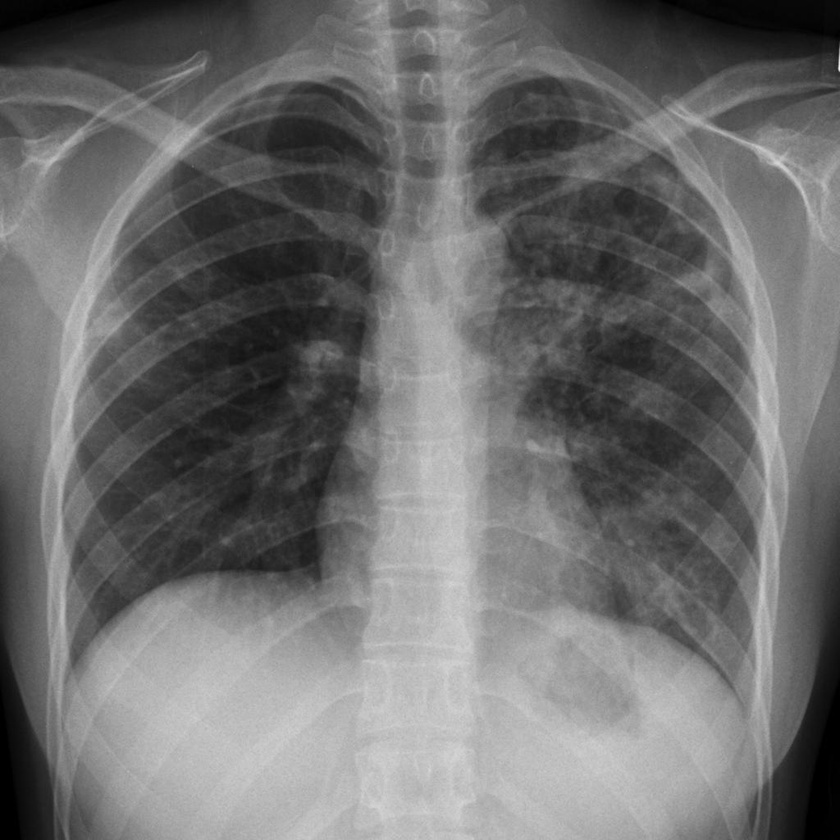
#> input picture tuberculosis.jpg, 840 x 840 px, shrunk from 1024 x 1024 before the run, found by its file name
$ python image_segmentation.py
#> lines starting #> are read from the running program, lines starting #| are printed output that depends on the picture; after the words box and inside, x2 and y2 are one past the last pixel; in counts of white or black regions, pixels touching at a corner belong together
#image segmentation using thresholding
import numpy as np
import cv2

from matplotlib import pyplot as plt
img = cv2.imread("C:\\Users\\gokul\\PycharmProjects\DIP\\tuberculosis.jpg")
#> img is the input picture: shape (840, 840, 3); min 0, max 244, mean 110.1
img=cv2.cvtColor(img,cv2.COLOR_BGR2RGB)
plt.figure(figsize=(8,8))
plt.imshow(img,cmap="gray")
plt.axis('off')
plt.title("Original Image")
plt.show()

#converting it into grayscale
gray = cv2.cvtColor(img, cv2.COLOR_BGR2GRAY)
plt.figure(figsize=(8,8))
plt.imshow(gray,cmap="gray")
plt.axis('off')
plt.title("GrayScale Image")
plt.show()

#Converting to a Binary Inverted Image
ret, thresh = cv2.threshold(gray, 0,
255,cv2.THRESH_BINARY_INV +cv2.THRESH_OTSU)
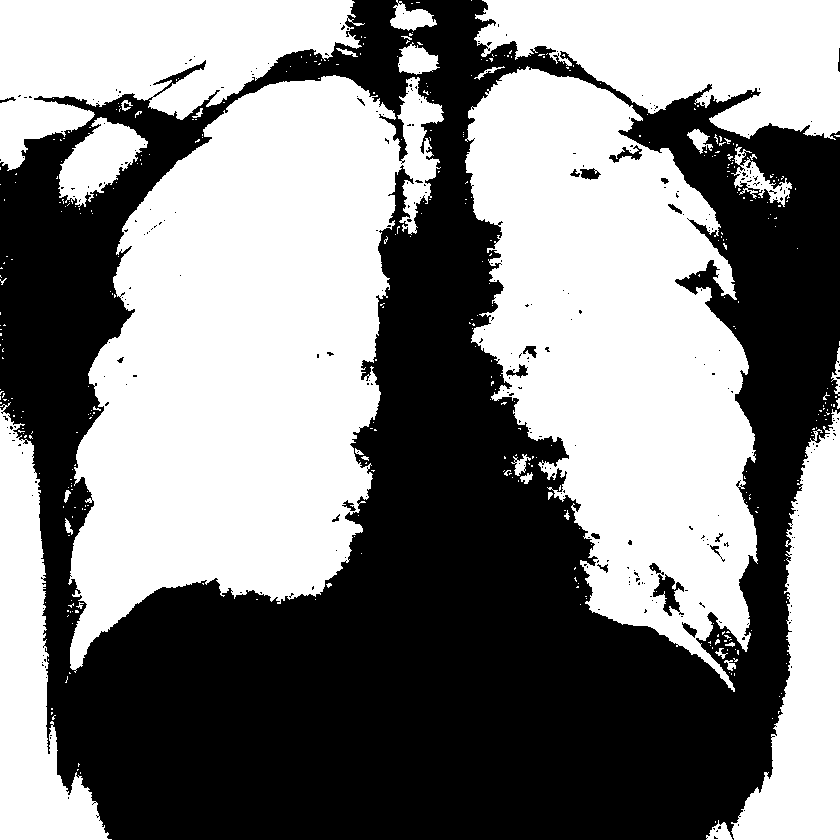
#> thresh: shape (840, 840); 51.9% white; 312 black regions (291 under 20 px), largest, box (x1, y1, x2, y2) and area: (0, 0, 840, 840) 336947, (653, 574, 684, 616) 577, (609, 145, 642, 163) 209
#> ret = 111
plt.figure(figsize=(8,8))
plt.imshow(thresh,cmap="gray")
plt.axis('off')
plt.title("Threshold Image")
plt.show()

#Segmenting the Image
kernel = np.ones((3, 3), np.uint8)
closing = cv2.morphologyEx(thresh,
cv2.MORPH_CLOSE,kernel, iterations = 15)
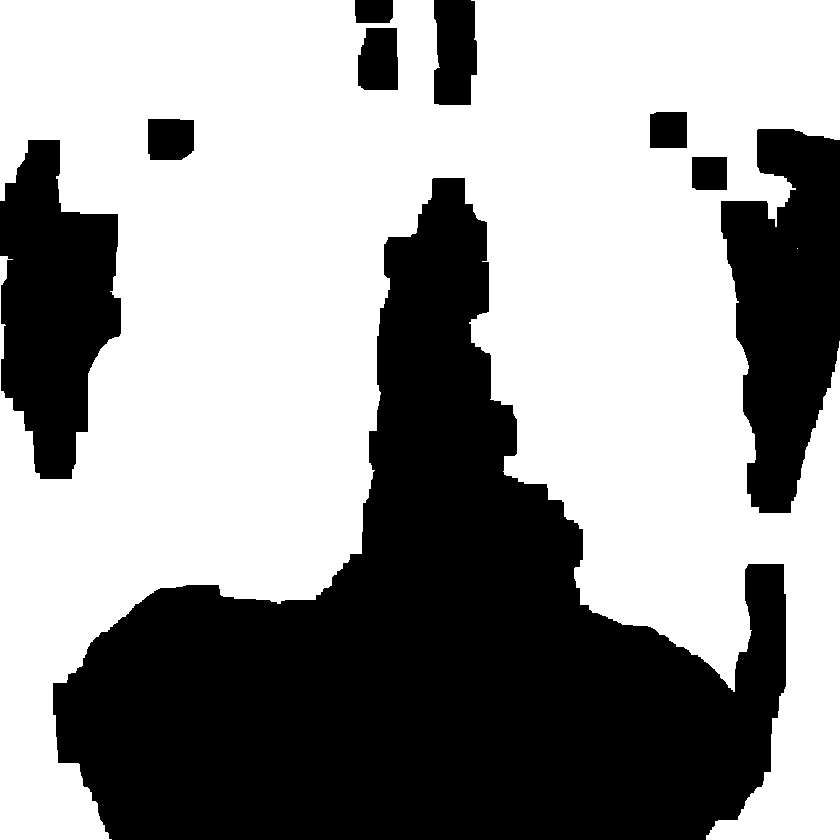
#> closing: shape (840, 840); 59.2% white; 9 black regions, largest, box (x1, y1, x2, y2) and area: (53, 178, 786, 840) 217268, (721, 129, 840, 513) 31454, (0, 140, 121, 479) 27353
bg = cv2.dilate(closing, kernel, iterations = 1)
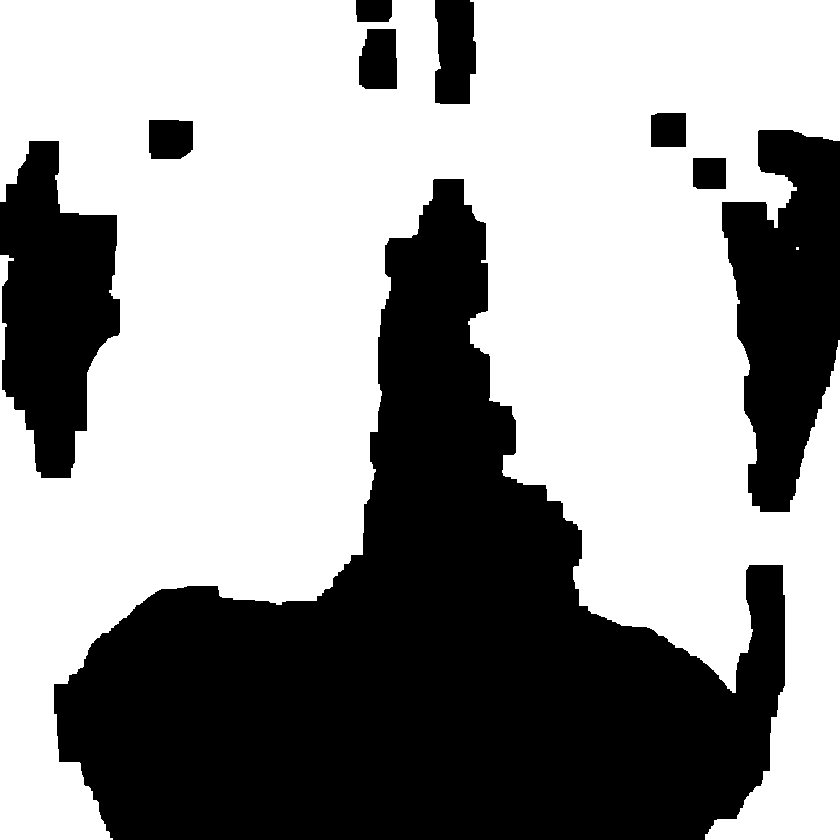
#> bg: shape (840, 840); 60% white; 9 black regions, largest, box (x1, y1, x2, y2) and area: (54, 179, 785, 840) 214636, (722, 130, 840, 512) 30477, (0, 141, 120, 478) 26432
dist_transform = cv2.distanceTransform(closing,
cv2.DIST_L2, 0)
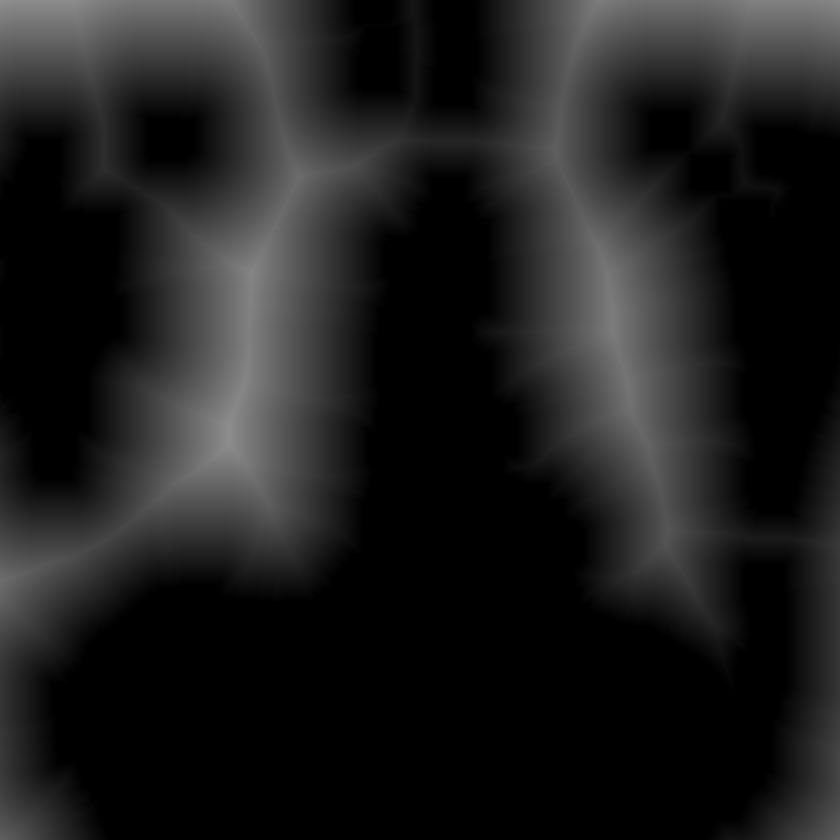
#> dist_transform: shape (840, 840) float32; min 0, max 142.8, mean 30.2
ret, fg = cv2.threshold(dist_transform,
0.02*dist_transform.max(), 255, 0)
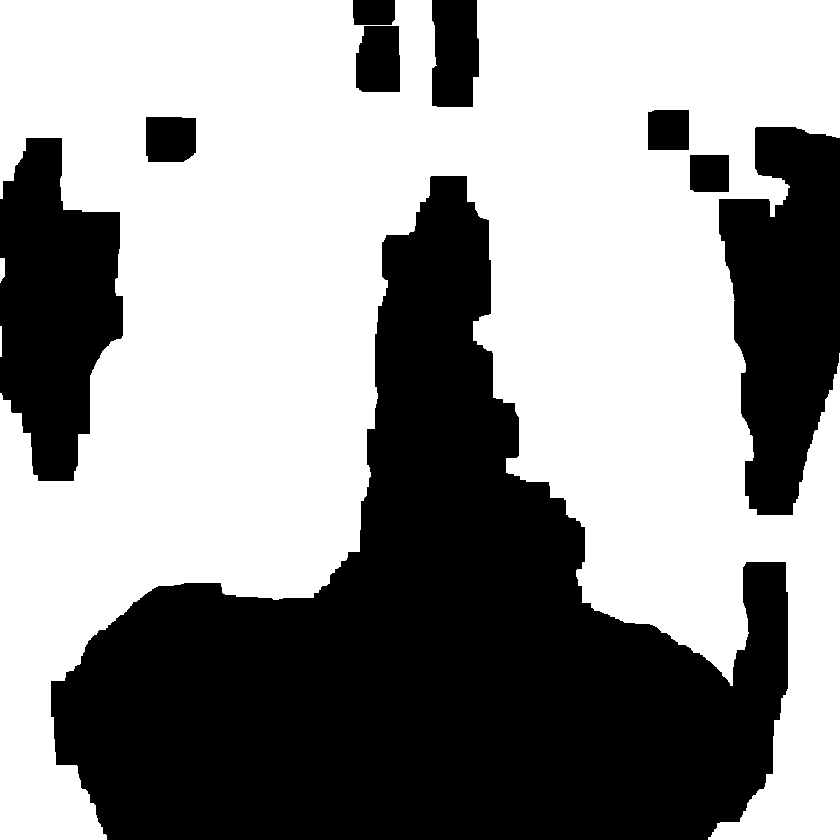
#> fg: shape (840, 840) float32; 57.7% white; 9 black regions, largest, box (x1, y1, x2, y2) and area: (51, 176, 788, 840) 222503, (719, 127, 840, 515) 33370, (0, 138, 123, 481) 29100
#> ret = 2.86
cv2.imshow('image', fg)
plt.figure(figsize=(8,8))
plt.imshow(fg,cmap="gray")
plt.axis('off')
plt.title("Segmented Image")
plt.show()

#final output
plt.figure(figsize=(10,10))

plt.subplot(2,2,1)
plt.axis('off')
plt.title("Original Image")
plt.imshow(img,cmap="gray")

plt.subplot(2,2,2)
plt.imshow(gray,cmap="gray")
plt.axis('off')
plt.title("GrayScale Image")
plt.subplot(2,2,3)
plt.imshow(thresh,cmap="gray")
plt.axis('off')
plt.title("Threshold Image")
plt.subplot(2,2,4)
plt.imshow(fg,cmap="gray")
plt.axis('off')
plt.title("Segmented Image")
plt.show()
